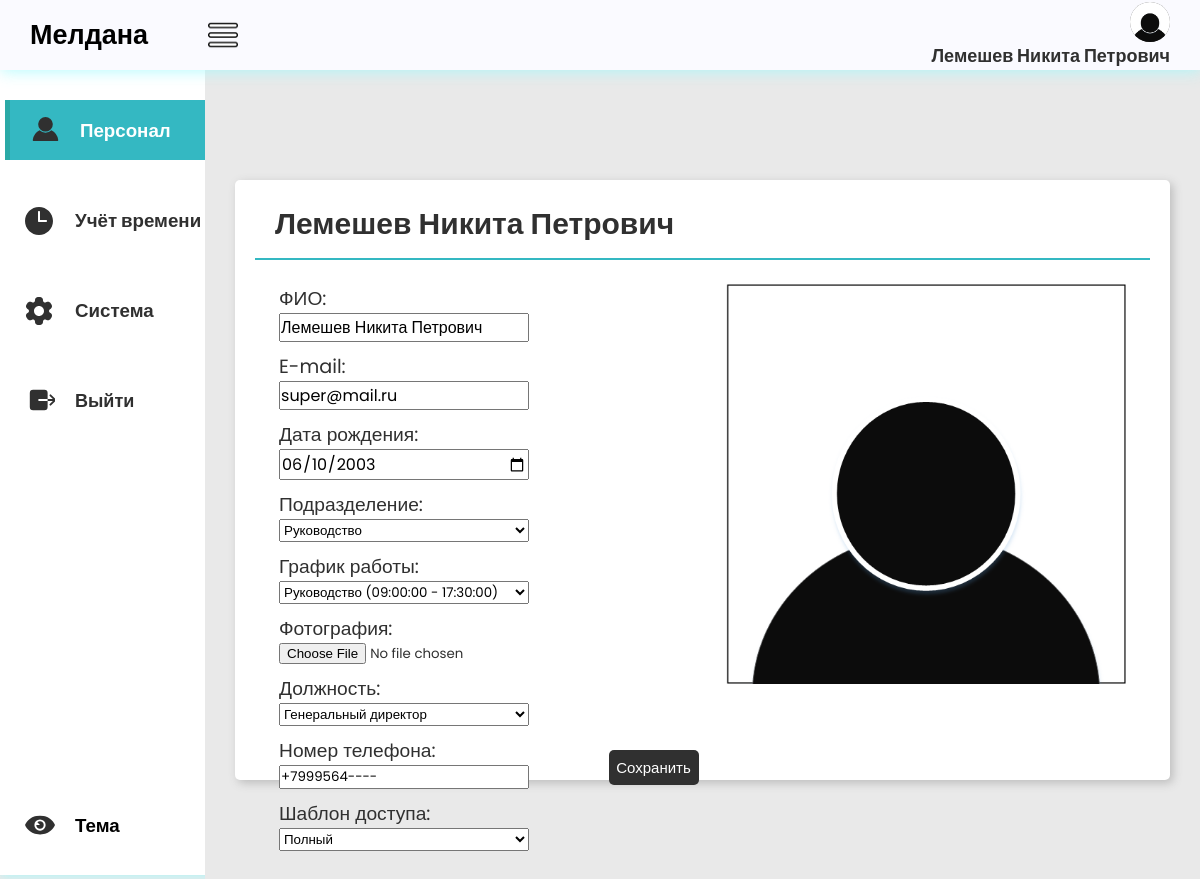
/staff/7192c6d3-a85f-4585-8f34-c4d8d882f101/ (signed in), run on the app's committed database.
### main/models.py (models this page shows, shortened)
class Staff(AbstractBaseUser, PermissionsMixin):
    id = models.UUIDField(primary_key=True, editable=False, default=uuid.uuid4)
    fio = models.CharField(max_length=150, verbose_name='ФИО')
    email = models.EmailField(max_length=254, unique=True, verbose_name='E-mail')
    phone_number = models.CharField(max_length=12, unique=True, null=True, blank=True, verbose_name='Номер телефона')
    dob = models.DateField(null=True, blank=True, verbose_name='Дата рождения')
    employee_slug = models.SlugField(max_length=150, unique=True, blank=True, null=True, verbose_name='URL')
    date_join = models.DateTimeField(verbose_name='Дата регистрации', auto_now_add=True)
    last_login = models.DateTimeField(verbose_name='Дата последнего входа', auto_now=True)
    is_admin = models.BooleanField(default=False)
    is_staff = models.BooleanField(default=True)
    is_superuser = models.BooleanField(default=False)
    image = models.ImageField(upload_to='personal_photo', null=True, blank=True, verbose_name='Фотография')
    division = models.ForeignKey(Divisions, on_delete=models.SET_NULL, null=True, blank=True, verbose_name='Подразделение')
    time = models.ForeignKey(WorkSchedule, on_delete=models.SET_NULL, null=True, blank=True, verbose_name='Тип графика')
    post = models.ForeignKey(Posts, on_delete=models.SET_NULL, null=True, blank=True, verbose_name='Должность')
    pattern = models.ForeignKey(Patterns, on_delete=models.SET_NULL, null=True, blank=True, verbose_name='Шаблон доступа')
    objects = CustomUserManager()
    USERNAME_FIELD = 'email'
    REQUIRED_FIELDS = ['fio']
    class Meta:
        verbose_name = 'Персонал'
        verbose_name_plural = 'Сотрудники'

class Divisions(models.Model):
    DIVISIONS = [
        ('Руководство', 'Руководство'),
        ('Отдел разработки', 'Отдел разработки'),
        ('Отдел бухгалтерии', 'Отдел бухгалтерии'),
        ('Отдел экономики', 'Отдел экономики'),
    ]
    id = models.UUIDField(primary_key=True, editable=False, default=uuid.uuid4)
    division = models.CharField(max_length=75, choices=DIVISIONS, default="ГД", verbose_name='Подразделение')
    division_number = models.CharField(max_length=12, blank=True, null=True, verbose_name='Подразделение - телефон')
    division_description = models.CharField(max_length=100, blank=True, null=True,
                                            verbose_name='Описание подразделения')
    division_slug = models.SlugField(max_length=150, unique=True, blank=True, null=True, verbose_name='URL')
    class Meta:
        verbose_name = 'Подразделение'
        verbose_name_plural = 'Подразделения'
    def __str__(self):
        return self.division

class Posts(models.Model):
    POST = [
        ('Генеральный директор', 'Генеральный директор'),
        ('Главный инженер', 'Главный инженер'),
        ('Главный бухгалтер', 'Главный бухгалтер'),
        ('Экономист', 'Экономист'),
        ('Бухгалтер', 'Бухгалтер'),
        ('Менеджер по продажам', 'Менеджер по продажам'),
    ]
    id = models.UUIDField(primary_key=True, editable=False, default=uuid.uuid4)
    post = models.CharField(max_length=75, choices=POST, default="Р", verbose_name='Должность')
    post_description = models.CharField(max_length=50, blank=True, null=True, verbose_name='Описание Должности')
    post_slug = models.SlugField(max_length=150, unique=True, blank=True, null=True, verbose_name='URL')
    class Meta:
        verbose_name = 'Должность'
        verbose_name_plural = 'Должности'
    def __str__(self):
        return f"{self.post}"

### main/views.py (the view)
# urls.py: path('staff/<slug:employee_slug>/', views.staff_detail, name='staff_detail'),
@user_passes_test(superuser_check, login_url='/404')
def staff_detail(request, employee_slug):
    employee = get_object_or_404(Staff, employee_slug=employee_slug)
    if request.method == 'POST':
        form = StaffForm(request.POST, request.FILES, instance=employee)
        if form.is_valid():
            employee = form.save(commit=False)
            employee.employee_slug = slugify(employee.id)
            employee.save()
            return redirect('main:staff_detail', employee_slug=employee.employee_slug)
    else:
        form = StaffForm(instance=employee)
    context = {
        'form': form,
        'employee': employee,
    }
    return render(request, 'acms_page/staff/employee_detail.html', context)

### main/forms.py
class StaffForm(forms.ModelForm):
    time = WorkScheduleChoiceField(
        queryset=WorkSchedule.objects.all(),
        required=False,
        label="График работы"
    )
    class Meta:
        model = Staff
        fields = ['fio', 'email', 'phone_number', 'dob', 'division', 'time', 'post', 'pattern', 'image']
        widgets = {
            'image': ClearableFileInput(attrs={'clearable': False, 'initial_text': ''}),
            'dob': DateInput(attrs={'type': 'date'}, format='%Y-%m-%d'),
        }

### main/forms.py (called while the page is built)
    def label_from_instance(self, obj):
        return f"{obj.time_name} ({obj.start_time} - {obj.end_time})"

### main/models.py (called while the page is built)
    def __str__(self):
        return self.access_pattern

### main/views.py (called while the page is built)
def superuser_check(user):
    return user.is_superuser

### templates/acms_page/staff/employee_detail.html (shortened to what this page needs)
{% extends "acms_page/base.html" %}
{% load static %}
{% block nav1 %}"nav-option option1"{% endblock %}
{% block nav2 %}"nav-option option2"{% endblock %}
{% block nav4 %}"nav-option option4"{% endblock %}
{% block main %}
    <div class="main">
        <div class="report-container">
            <div class="report-header">
                <h1 class="recent-Articles">{{ employee.fio }}</h1>
            </div>
            <div class="report-body">
                <form class="form-1" method="POST" enctype="multipart/form-data">
                    <p>
                        <label for="id_fio">ФИО:</label>
                        {{ form.fio }}
                    </p>
                    <p>
                        <label for="id_email">E-mail:</label>
                        {{ form.email }}
                    </p>
                    <p>
                        <label for="id_dob">Дата рождения:</label>
                        {{ form.dob }}
                    </p>
                    <p class="dti">
                        <label for="id_division">Подразделение:</label>
                        {{ form.division }}
                    </p>
                    <p class="dti">
                        <label for="id_time">График работы:</label>
                        {{ form.time }}
                    </p>
                    <p class="dti">
                        <label for="id_image">Фотография:</label>
                        <input type="file" name="image" id="id_image">
                    </p>
                    <p class="dti">
                        <label for="id_post">Должность:</label>
                        {{ form.post }}
                    </p>
                    <p class="dti">
                        <label for="id_phone_number">Номер телефона:</label>
                        {{ form.phone_number }}
                    </p>
                    <div class="btm">
                        <button class="view" type="submit">Сохранить</button>
                    </div>
                    <p class="dti">
                        <label for="id_phone_number">Шаблон доступа:</label>
                        {{ form.pattern }}
                    </p>
                </form>
                <form class="form-2">
                    <div class="img" >
                        <img src="{{ employee.image.url }}" alt="Фото сотрудника" style="width: 400px; height: 400px;">
                    </div>
                </form>
            </div>
        </div>
    </div>
{% endblock %}

### templates/acms_page/base.html (shortened to what this page needs)
{% load static %}
<!DOCTYPE html>
<html lang="en">
<head>
    <link rel="stylesheet"
          href="{% static 'css/style.css'%}">
    <link rel="stylesheet"
          href="{% static 'css/responsive.css'%}">
</head>
<body class="light-theme">
    <header>
        <div class="logosec">
            <div class="logo">Мелдана</div>
            <img src="{% static 'img/menu.png' %}"
                class="icn menuicn"
                id="menuicn"
                alt="menu-icon">
        </div>
        <a href="{% url 'main:user_info' %}">
            <div class="message">
                <div class="dp">
                    {% if user.is_authenticated %}
                         <img src= "{{ user.image.url }}"
                              class="dpicn"
                              alt="dp">
                    {% endif %}
                  </div>
                {% if user.is_authenticated %}
                    <h3 class="re">{{ user.fio }}</h3>
                {% endif %}
            </div>
        </a>
    </header>
    <div class="main-container">
        <div class="navcontainer">
            <nav class="nav">
                <div class="nav-upper-options">
                    <a href="{% url 'main:acms_personal' %}">
                    <div class={% block nav1%}{% endblock %}>
                        <h3> Персонал</h3>
                    </div>
                    </a>
                    <a href="{% url 'main:acms_clock' %}">
                    <div class={% block nav2%}{% endblock %} id="clock">
                        <h3>Учёт времени</h3>
                    </div>
                    </a>
                    <a href="{% url 'main:acms_settings' %}">
                    <div class={% block nav4%}{% endblock %}>
                        <h3>Система</h3>
                    </div>
                    </a>
                        <form action="{% url 'main:logout' %}" method="post">
                            <button id='tre' class='nav-option1' type="submit"><h3 class="re">Выйти</h3></button>
                        </form>
                </div>
                <div class="nav-option" id="themeToggle">
                    <h3>Тема</h3>
                </div>
            </nav>
        </div>
        {% block main %}
        {% endblock %}
    </div>
</body>
</html>

### static/css/style.css (style rules this page uses)
* { margin: 0; padding: 0; box-sizing: border-box; font-family: "Poppins", sans-serif; }
body { background-color: var(--background-color4); max-width: 100%; overflow-x: hidden; }
body.light-theme { --background-color1: #fafaff; --background-color2: #ffffff; --background-color3: #cccccc6e; --background-color4: #cccccc6e; --primary-color: #303030; --secondary-color: rgb(52, 184, 194); --Border-color: rgb(52, 184, 194); --one-use-color: #31b8bd; --two-use-color: #30cbc9; --a-color: #303030; --reportcontainer-color: #ffffff; --reportartic-color: #303030; --view-color: #ffffff; --reportcontainershadow-color: rgb(188, 188, 188); --navhover-color1: #6fa19f; --navhover-color2: #9cd3d8; }
header { height: 70px; width: 100vw; padding: 0 30px; background-color: var(--background-color1); position: fixed; z-index: 100; box-shadow: 1px 1px 15px rgba(161, 250, 253, 0.825); display: flex; justify-content: space-between; align-items: center; }
.logo { font-size: 27px; font-weight: 600; color: var(--logo-color); }
.icn { height: 30px; }
.menuicn { cursor: pointer; }
.searchbar, .message, .logosec { display: flex; align-items: center; justify-content: center; }
.logosec { gap: 60px; }
.message { gap: 0px; position: relative; cursor: pointer; display: flex; flex-direction: column; align-items: flex-end; }
.dp { height: 40px; width: 40px; background-color: #626262; border-radius: 50%; display: flex; align-items: center; justify-content: center; overflow: hidden; }
.main-container { display: flex; width: 100vw; position: relative; top: 70px; z-index: 1; }
.dpicn { height: 42px; }
a { text-decoration: none; color: var(--a-color); }
.main { height: calc(100vh - 70px); width: 100%; overflow-y: scroll; overflow-x: hidden; padding: 40px 30px 30px 30px; }
.nav { min-height: 91vh; width: 250px; background-color: var(--background-color2); position: absolute; top: 0px; left: 00; box-shadow: 1px 1px 10px rgba(161, 250, 253, 0.825); display: flex; flex-direction: column; justify-content: space-between; align-items: center; overflow: hidden; padding: 30px 0 20px 10px; }
.navcontainer { height: calc(100vh - 70px); width: 250px; position: relative; overflow-y: scroll; overflow-x: hidden; transition: all 0.5s ease-in-out; }
.nav-option { width: 250px; height: 60px; display: flex; align-items: center; padding: 0 30px 0 20px; gap: 20px; transition: all 0.1s ease-in-out; }
svg { fill: var(--primary-color); }
.nav-upper-options { display: flex; flex-direction: column; align-items: center; gap: 30px; }
.option1 { border-left: 5px solid #27a29aaf; background-color: var(--Border-color); color: white; cursor: pointer; }
.report-container { min-height: 300px; max-width: 1500px; margin: 70px auto 0px auto; background-color: var(--reportcontainer-color); border-radius: 5px; box-shadow: 3px 3px 10px var(--reportcontainershadow-color); padding: 0px 20px 20px 20px; }
.report-header { height: 80px; width: 100%; display: flex; align-items: center; justify-content: space-between; padding: 20px 20px 10px 20px; border-bottom: 2px solid rgb(52, 184, 194); }
.recent-Articles { font-size: 30px; font-weight: 600; color: var(--reportartic-color); }
.view { height: 35px; width: 90px; border-radius: 5px; background-color: var(--a-color); color: var(--view-color); font-size: 15px; border: none; cursor: pointer; }
.report-body { max-width: 100%; overflow-x: auto; padding: 20px; color: var(--primary-color); }
#themeToggle { color: var(--logo-color); }

### templates/acms_page/base.html (style rules this page uses)
.nav-option1 { width: 250px; height: 60px; display: flex; align-items: center; padding: 0 30px 0 20px; gap: 20px; transition: all 0.1s ease-in-out; background-color: var(--background-color2); border: none; }
.re { font-family: "Poppins", sans-serif; font-size: 18px; color: var(--a-color); }

### data on the page
Staff: image (picture), fio "Лемешев Никита Петрович", email "super@mail.ru", dob "06/10/2003", time "Руководство (09:00:00 - 17:30:00)", phone_number "+7999564----", pattern "Полный"
Divisions: division "Руководство"
Posts: post "Генеральный директор"
